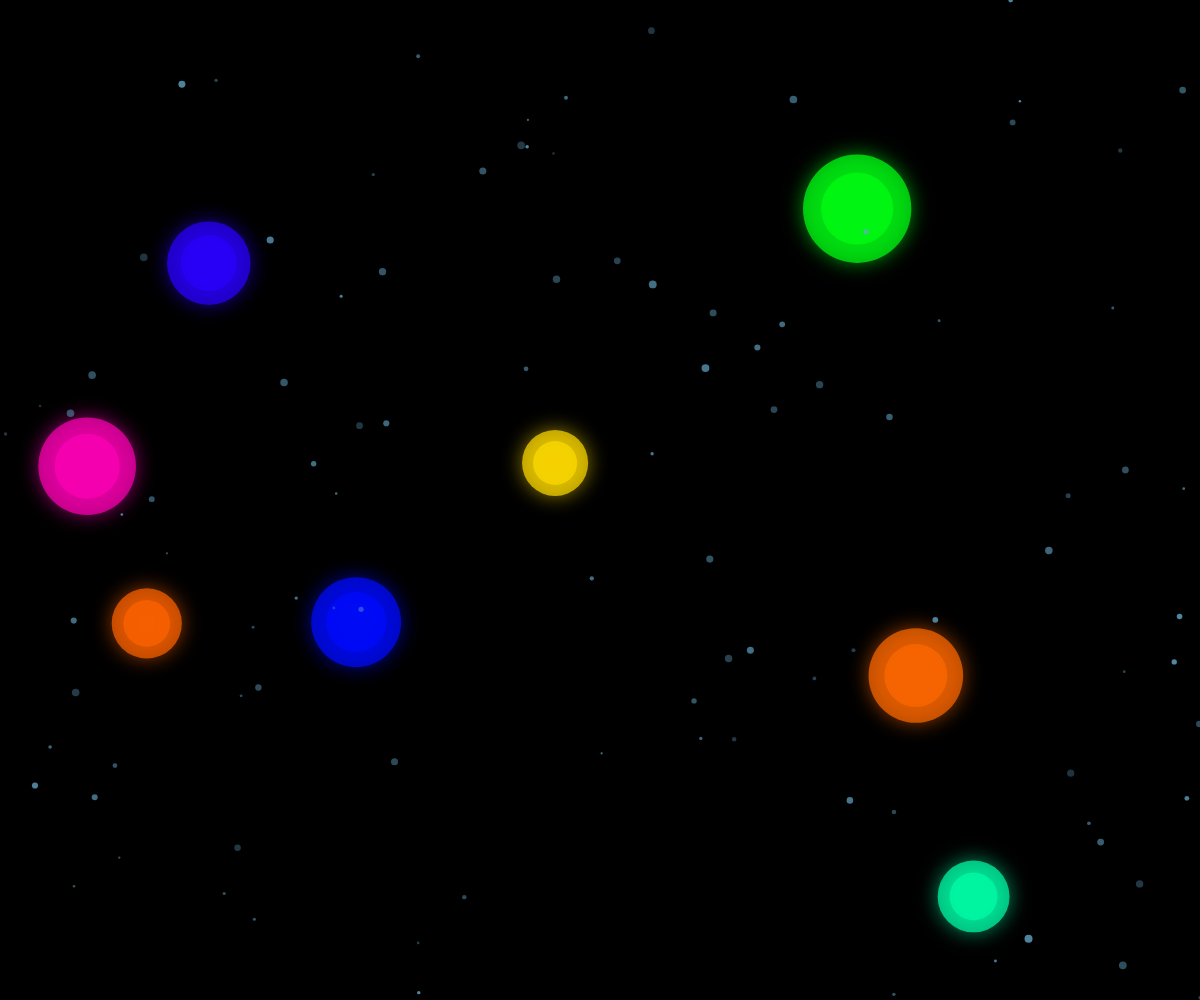
Frame 1 (no input)
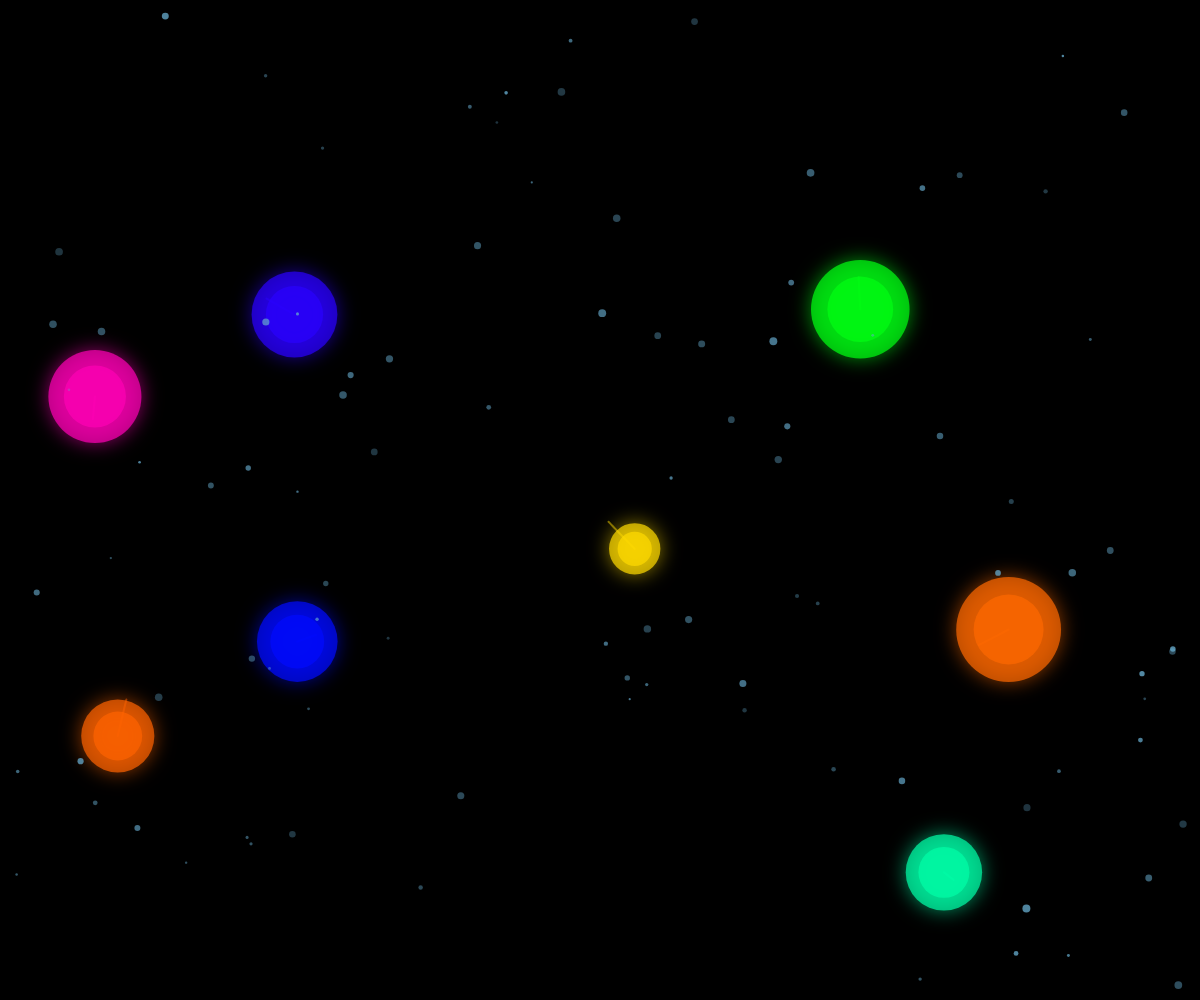
Frame 60 (no input)
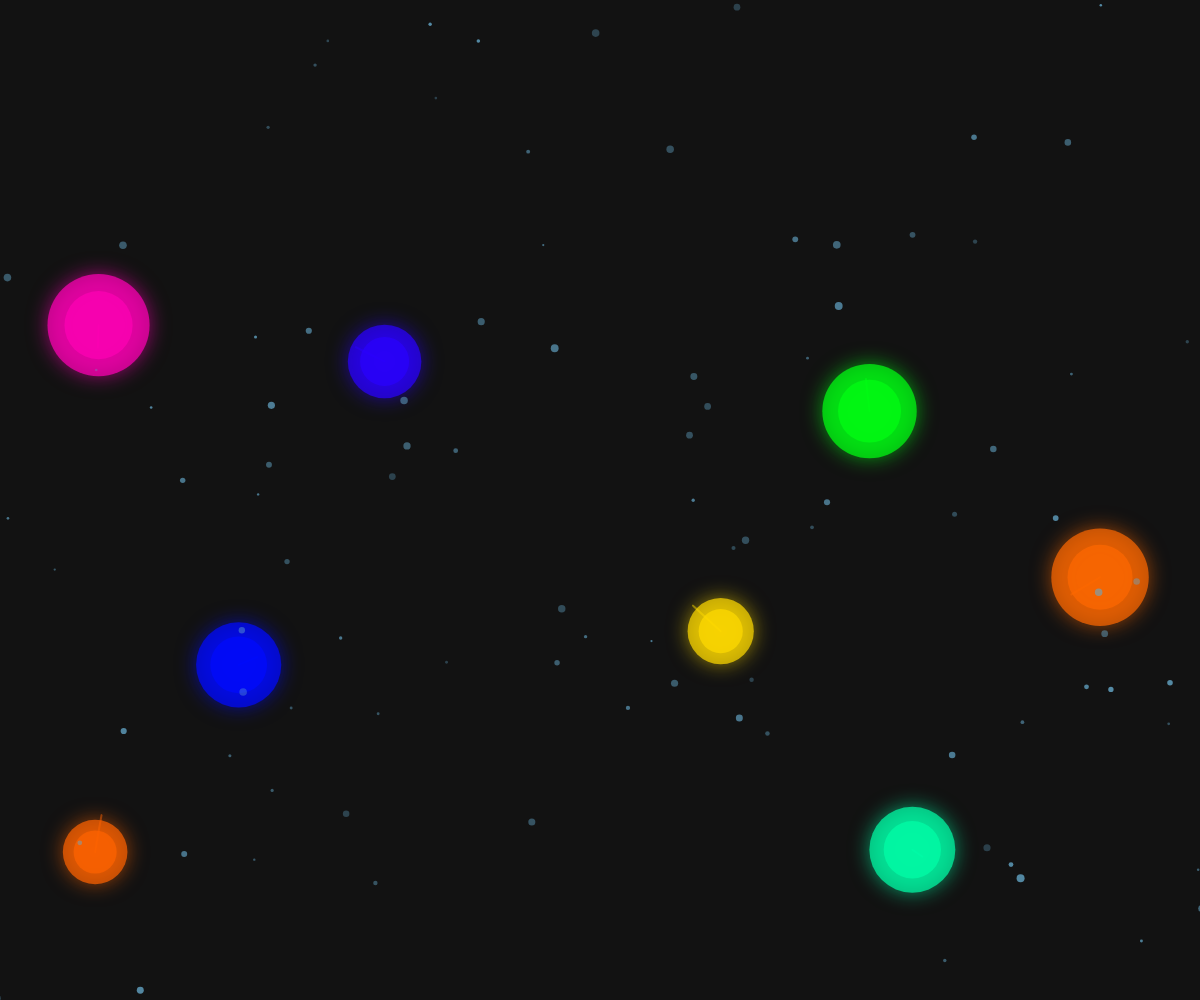
Frame 120 (the mouse pressed at the canvas centre since frame 60)

The p5.js sketch that drew these frames (run headless with seeded random() and noise() and a simulated clock; from frame 60 on, the mouse is pressed at the canvas centre):

// p5.js sketch
// ── sketch.js
let forms = [];
let trails = [];
let bgBrightness = 0;
let bgTarget = 0;

function setup() {
  createCanvas(windowWidth, windowHeight);
  colorMode(HSB, 360, 100, 100, 1);
  
  // Initialize bioluminescent forms
  for (let i = 0; i < 8; i++) {
    forms.push({
      x: random(width),
      y: random(height),
      size: random(30, 80),
      hue: random(360),
      speed: random(0.5, 2),
      pulse: random(TWO_PI),
      pulseSpeed: random(0.02, 0.05),
      trail: []
    });
  }
  
  // Initialize trails
  for (let i = 0; i < 100; i++) {
    trails.push({
      x: random(width),
      y: random(height),
      size: random(2, 8),
      opacity: random(0.3, 0.8),
      speed: random(0.5, 1.5)
    });
  }
}

function draw() {
  // Smoothly transition background brightness
  bgBrightness += (bgTarget - bgBrightness) * 0.02;
  
  // Create dynamic background effect
  if (frameCount % 60 === 0) {
    bgTarget = random(10, 30);
  }
  
  // Draw background with subtle gradient
  background(bgBrightness);
  
  // Update and draw forms
  for (let i = 0; i < forms.length; i++) {
    let form = forms[i];
    
    // Update position
    form.x += sin(frameCount * 0.001 + i) * form.speed;
    form.y += cos(frameCount * 0.001 + i) * form.speed;
    
    // Wrap around screen
    if (form.x < -50) form.x = width + 50;
    if (form.x > width + 50) form.x = -50;
    if (form.y < -50) form.y = height + 50;
    if (form.y > height + 50) form.y = -50;
    
    // Update pulse
    form.pulse += form.pulseSpeed;
    
    // Add to trail
    form.trail.push({x: form.x, y: form.y});
    if (form.trail.length > 20) {
      form.trail.shift();
    }
    
    // Draw trail with dynamic thickness and intensity
    noFill();
    stroke(form.hue, 100, 100, 0.3);
    strokeWeight(2);
    beginShape();
    for (let j = 0; j < form.trail.length; j++) {
      let alpha = map(j, 0, form.trail.length, 0, 0.5);
      stroke(form.hue, 100, 100, alpha);
      vertex(form.trail[j].x, form.trail[j].y);
    }
    endShape();
    
    // Draw glowing form
    let pulseSize = sin(form.pulse) * 5 + form.size;
    fill(form.hue, 100, 100, 0.7);
    noStroke();
    ellipse(form.x, form.y, pulseSize, pulseSize);
    
    // Add glow effect
    drawingContext.shadowBlur = 20;
    drawingContext.shadowColor = color(form.hue, 100, 100, 0.8);
    ellipse(form.x, form.y, pulseSize * 1.5, pulseSize * 1.5);
    drawingContext.shadowBlur = 0;
  }
  
  // Update and draw trails
  for (let i = 0; i < trails.length; i++) {
    let trail = trails[i];
    
    // Update position
    trail.x += sin(frameCount * 0.002 + i) * trail.speed;
    trail.y += cos(frameCount * 0.002 + i) * trail.speed;
    
    // Wrap around screen
    if (trail.x < -20) trail.x = width + 20;
    if (trail.x > width + 20) trail.x = -20;
    if (trail.y < -20) trail.y = height + 20;
    if (trail.y > height + 20) trail.y = -20;
    
    // Draw trail
    noStroke();
    fill(200, 50, 80, trail.opacity);
    ellipse(trail.x, trail.y, trail.size, trail.size);
  }
}

function windowResized() {
  resizeCanvas(windowWidth, windowHeight);
}
